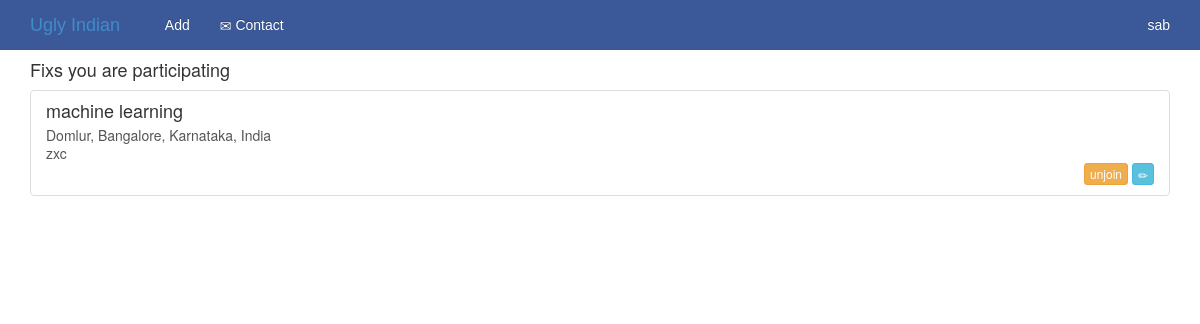
The app's page /event/my/ (signed in), older data.
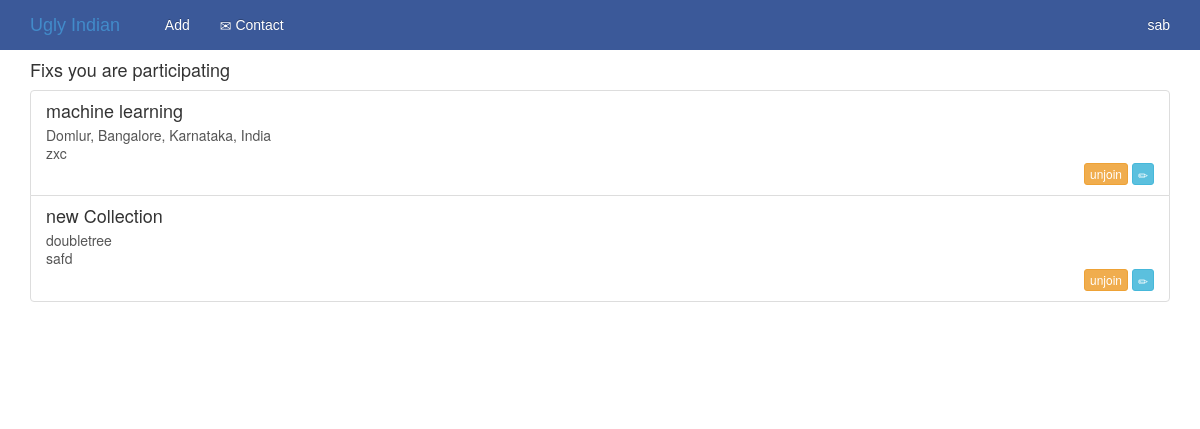
The same page, newer data.
### event/models.py (models this page shows, shortened)
class Event(models.Model):
    name         = models.CharField(max_length = 30)
    user         = models.ForeignKey(User)
    slug         = models.SlugField(max_length = 50)
    desc         = models.TextField()
    address      = models.CharField(max_length = 100)
    lat          = models.FloatField()
    lng          = models.FloatField()
    date         = models.DateTimeField()
    posted       = models.DateTimeField(auto_now = True)
    state        = models.CharField(max_length = 10, choices = STATE, default = ACTIVE)
    participants = models.ManyToManyField(User, related_name = 'events')
    pic_before   = models.ImageField(upload_to = '%Y/%m/%d')
    pic_after    = models.ImageField(null = True, blank=True, upload_to = '/')

### event/views.py (the view)
class UserEventList(EventList):
    template_name = "event/user_event_list.html"
    def get_queryset(self):
        return self.request.user.events.all()

### event/views.py (called while the page is built)
    def get_context_data(self, *args, **kwargs):
        context = super(EventList, self).get_context_data(*args, **kwargs)
        if self.request.user.is_authenticated():
            context['user_events'] = [e.id for e in self.request.user.events.all()]
        return context

### templates/event/user_event_list.html
{% extends "base1.html" %}
{% block content %}
<h4> Fixs you are participating </h4>
<div class="list-group">
  {% for x in events %}
  <a href="#" class="list-group-item clearfix">
    <h4 class="list-group-item-heading">{{x.name}}</h4>
    <p class="list-group-item-text">{{x.address}}</p>
    <p class="list-group-item-text">
      {{x.desc}}
    </p>
    <span class="pull-right">
     <button class="btn btn-warning btn-xs" onclick="location.href='{% url 'unjoin' pk=x.id %}'">unjoin</button>
     {% if x.user.pk == user.pk %}
     <button class="btn btn-info btn-xs" onclick="location.href='{% url 'edit-event' slug=x.slug %}'">
       <span class="glyphicon glyphicon-pencil"></span>
     </button>
     {% endif %}
    </span>
  </a>
{% endfor %}
</div>
{% endblock %}

Row changes from the older to the newer data that the page shows:
added Event: name "new Collection", address "doubletree", desc "safd"
